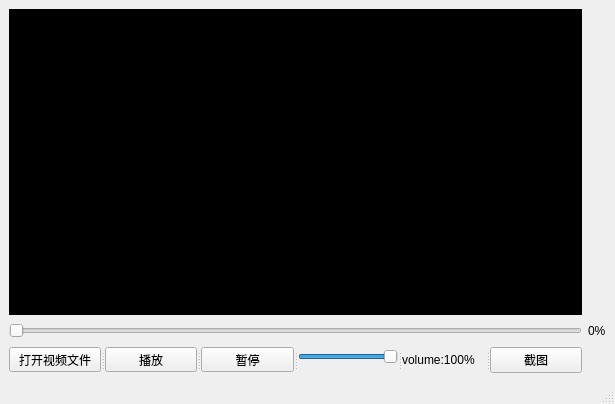
<?xml version="1.0" encoding="UTF-8"?>
<ui version="4.0">
 <class>MainWindow</class>
 <widget class="QMainWindow" name="MainWindow">
  <property name="geometry">
   <rect>
    <x>0</x>
    <y>0</y>
    <width>615</width>
    <height>404</height>
   </rect>
  </property>
  <property name="windowTitle">
   <string>MainWindow</string>
  </property>
  <widget class="QWidget" name="centralwidget">
   <layout class="QGridLayout" name="gridLayout">
    <item row="0" column="0">
     <widget class="myVideoWidget" name="wgt_video" native="true">
      <property name="minimumSize">
       <size>
        <width>410</width>
        <height>200</height>
       </size>
      </property>
      <property name="maximumSize">
       <size>
        <width>16777215</width>
        <height>16777215</height>
       </size>
      </property>
      <property name="palette">
       <palette>
        <active>
         <colorrole role="Base">
          <brush brushstyle="SolidPattern">
           <color alpha="255">
            <red>255</red>
            <green>255</green>
            <blue>255</blue>
           </color>
          </brush>
         </colorrole>
         <colorrole role="Window">
          <brush brushstyle="SolidPattern">
           <color alpha="255">
            <red>0</red>
            <green>0</green>
            <blue>0</blue>
           </color>
          </brush>
         </colorrole>
        </active>
        <inactive>
         <colorrole role="Base">
          <brush brushstyle="SolidPattern">
           <color alpha="255">
            <red>255</red>
            <green>255</green>
            <blue>255</blue>
           </color>
          </brush>
         </colorrole>
         <colorrole role="Window">
          <brush brushstyle="SolidPattern">
           <color alpha="255">
            <red>0</red>
            <green>0</green>
            <blue>0</blue>
           </color>
          </brush>
         </colorrole>
        </inactive>
        <disabled>
         <colorrole role="Base">
          <brush brushstyle="SolidPattern">
           <color alpha="255">
            <red>0</red>
            <green>0</green>
            <blue>0</blue>
           </color>
          </brush>
         </colorrole>
         <colorrole role="Window">
          <brush brushstyle="SolidPattern">
           <color alpha="255">
            <red>0</red>
            <green>0</green>
            <blue>0</blue>
           </color>
          </brush>
         </colorrole>
        </disabled>
       </palette>
      </property>
      <property name="autoFillBackground">
       <bool>true</bool>
      </property>
     </widget>
    </item>
    <item row="1" column="0">
     <widget class="myVideoSlider" name="sld_video">
      <property name="minimumSize">
       <size>
        <width>410</width>
        <height>0</height>
       </size>
      </property>
      <property name="maximumSize">
       <size>
        <width>16777215</width>
        <height>20</height>
       </size>
      </property>
      <property name="maximum">
       <number>100</number>
      </property>
      <property name="orientation">
       <enum>Qt::Horizontal</enum>
      </property>
     </widget>
    </item>
    <item row="1" column="1">
     <widget class="QLabel" name="lab_video">
      <property name="maximumSize">
       <size>
        <width>16777215</width>
        <height>50</height>
       </size>
      </property>
      <property name="text">
       <string>0%</string>
      </property>
     </widget>
    </item>
    <item row="2" column="0">
     <widget class="QSplitter" name="splitter">
      <property name="orientation">
       <enum>Qt::Horizontal</enum>
      </property>
      <widget class="QPushButton" name="btn_open">
       <property name="maximumSize">
        <size>
         <width>100</width>
         <height>25</height>
        </size>
       </property>
       <property name="text">
        <string>打开视频文件</string>
       </property>
      </widget>
      <widget class="QPushButton" name="btn_play">
       <property name="maximumSize">
        <size>
         <width>100</width>
         <height>25</height>
        </size>
       </property>
       <property name="text">
        <string>播放</string>
       </property>
      </widget>
      <widget class="QPushButton" name="btn_stop">
       <property name="maximumSize">
        <size>
         <width>100</width>
         <height>25</height>
        </size>
       </property>
       <property name="text">
        <string>暂停</string>
       </property>
      </widget>
      <widget class="QSlider" name="sld_audio">
       <property name="minimumSize">
        <size>
         <width>100</width>
         <height>0</height>
        </size>
       </property>
       <property name="maximumSize">
        <size>
         <width>150</width>
         <height>20</height>
        </size>
       </property>
       <property name="value">
        <number>99</number>
       </property>
       <property name="orientation">
        <enum>Qt::Horizontal</enum>
       </property>
      </widget>
      <widget class="QLabel" name="lab_audio">
       <property name="text">
        <string>volume:100%</string>
       </property>
      </widget>
      <widget class="QPushButton" name="btn_cast">
       <property name="text">
        <string>截图</string>
       </property>
      </widget>
     </widget>
    </item>
   </layout>
  </widget>
  <widget class="QMenuBar" name="menubar">
   <property name="geometry">
    <rect>
     <x>0</x>
     <y>0</y>
     <width>615</width>
     <height>23</height>
    </rect>
   </property>
  </widget>
  <widget class="QStatusBar" name="statusbar"/>
 </widget>
 <customwidgets>
  <customwidget>
   <class>myVideoWidget</class>
   <extends>QWidget</extends>
   <header>myVideoWidget.h</header>
   <container>1</container>
  </customwidget>
  <customwidget>
   <class>myVideoSlider</class>
   <extends>QSlider</extends>
   <header>myvideoslider.h</header>
  </customwidget>
 </customwidgets>
 <resources/>
 <connections/>
</ui>
